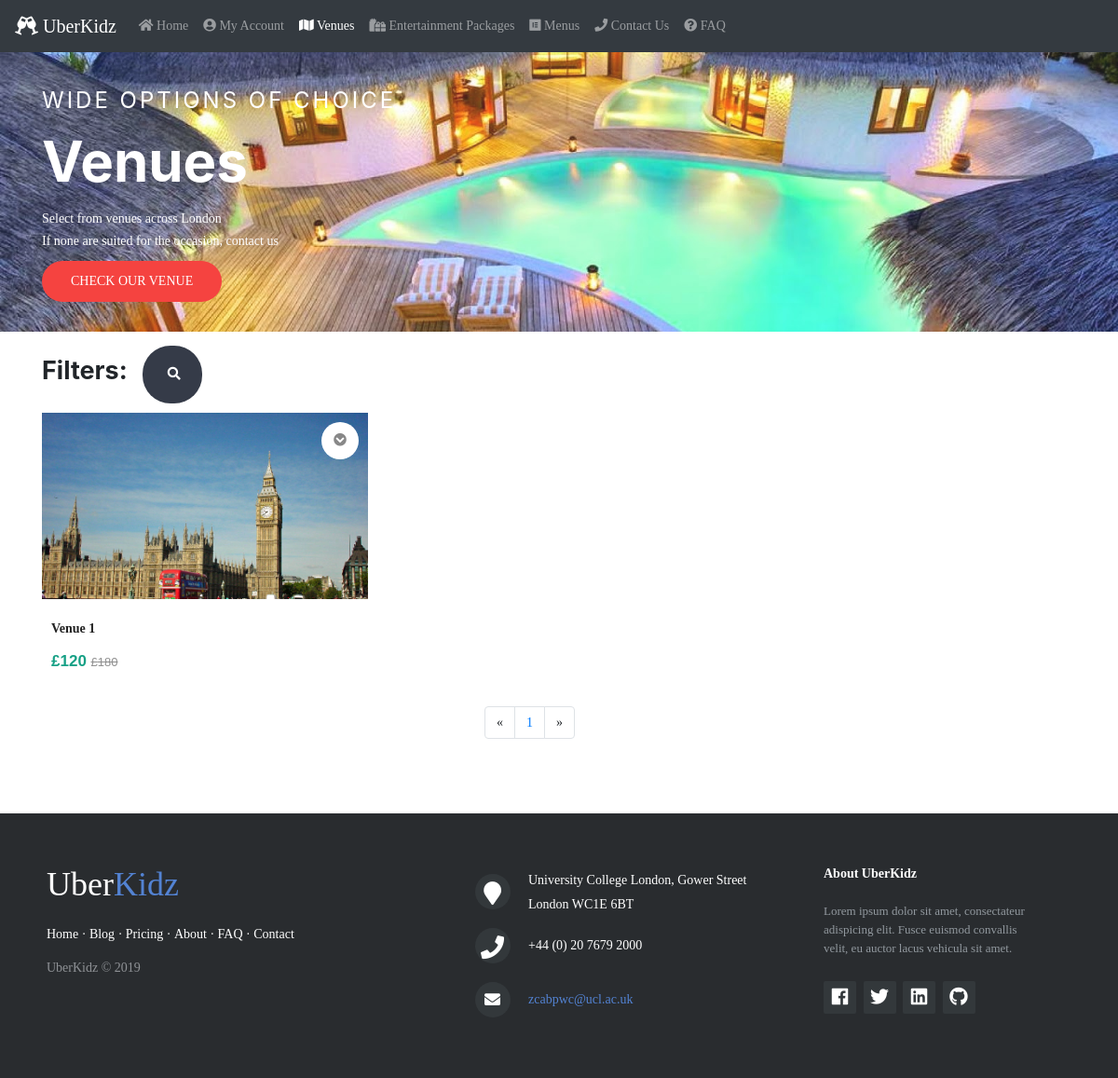
Before: /venues.php with the older database file.
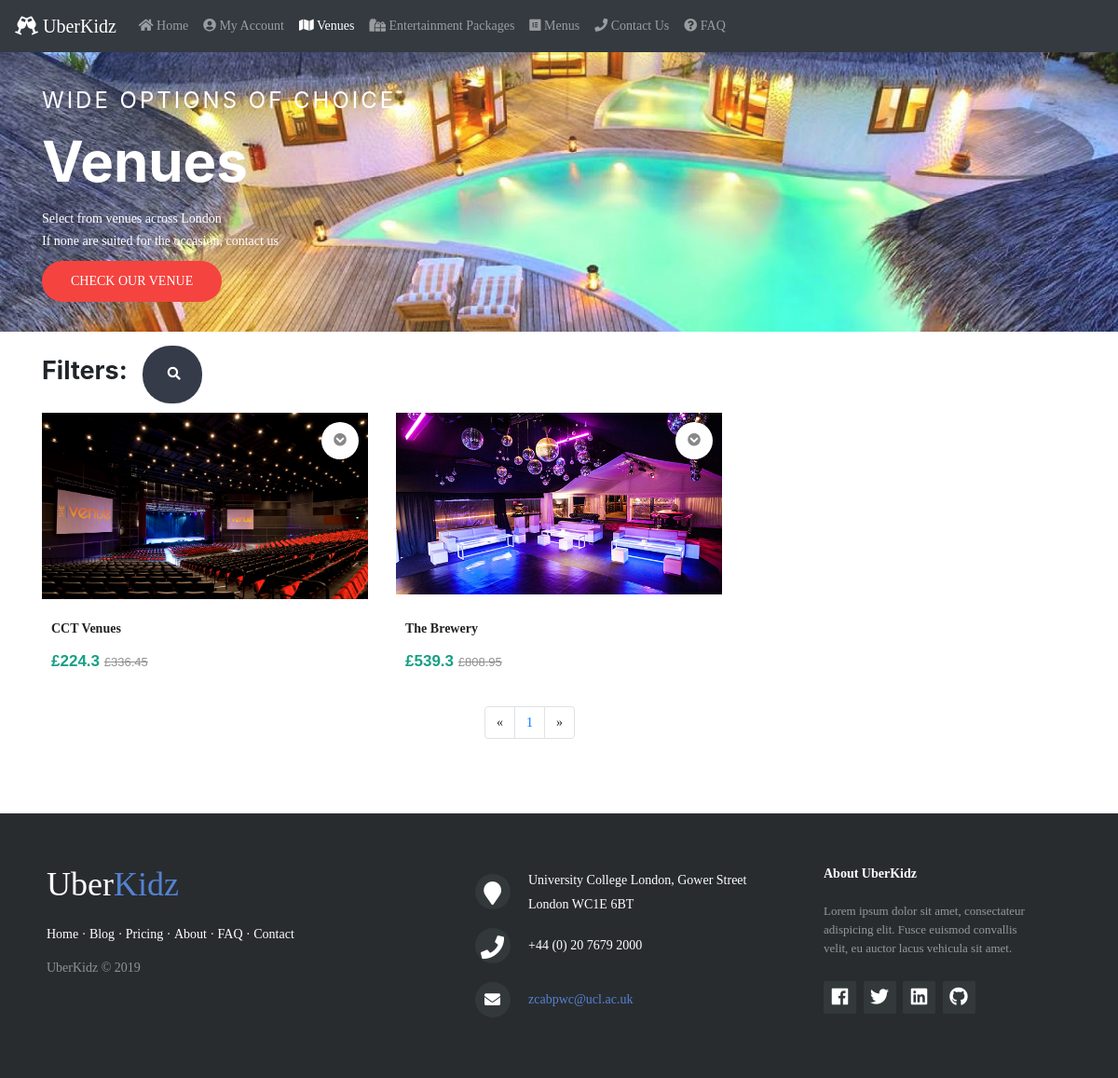
After: the same page with the newer database file.
### tables this page shows
CREATE TABLE `venue` (
  `event_ID` int(50) NOT NULL,
  `address_line1` varchar(100) NOT NULL,
  `address_line2` varchar(100) NOT NULL,
  `post_code` varchar(10) NOT NULL,
  `capacity` int(11) NOT NULL,
  `region` varchar(100) NOT NULL
);

CREATE TABLE `event` (
  `event_ID` int(50) NOT NULL,
  `provider_ID` int(50) NOT NULL,
  `event_type` varchar(50) NOT NULL,
  `name` varchar(100) NOT NULL,
  `price` float NOT NULL,
  `description` varchar(200) NOT NULL,
  `created` datetime NOT NULL,
  `eventimage1` text NOT NULL,
  `eventimage2` text NOT NULL,
  `eventimage3` text NOT NULL
);

### assets/controllers/venues.php (called while the page is built, shortened)
<?php
include_once $_SERVER['DOCUMENT_ROOT'] . '/assets/model/event.php';
include_once $_SERVER['DOCUMENT_ROOT'] . '/assets/controllers/eventUtilFunc.php';
$event = new event();
$min = round($event->min_price('venue') - 1, 0, PHP_ROUND_HALF_UP);
$max = round($event->max_price('venue') + 1, 0, PHP_ROUND_HALF_DOWN);
if (!isset($_GET['criteria'])) {
    $venues = $event->read_venues($from_record_num, $records_per_page);
    $row_count_venues = $event->row_count_venue();
}

### assets/model/dbController.php (called while the page is built, shortened)
<?php
class dbController
{
    private $host;
    private $user;
    private $password;
    private $database;
    private $conn;
    function __construct()
    {
        $config = parse_ini_file($_SERVER['DOCUMENT_ROOT'] . '/config.ini');
        $this->host = $config['host'];
        $this->user = $config['username'];
        $this->password = $config['password'];
        $this->database = $config['dbName'];
        $this->conn = $this->connectDB();
    }
    function connectDB()
    {
        $conn = mysqli_connect($this->host, $this->user, $this->password, $this->database);
        return $conn;
    }
    function db_query($query, $param_type, $param_value_array)
    {
        $sql = $this->conn->prepare($query);
        $this->bindQueryParams($sql, $param_type, $param_value_array);
        $sql->execute();
        $result = $sql->get_result();
        if ($result->num_rows > 0) {
            while ($row = $result->fetch_assoc()) {
                $resultset[] = $row;
            }
        }
        if (!empty($resultset)) {
            return $resultset;
        }
        return array();
    }
    function bindQueryParams($sql, $param_type, $param_value_array)
    {
        $param_value_reference[] = &$param_type;
        for ($i = 0; $i < count($param_value_array); $i++) {
            $param_value_reference[] = &$param_value_array[$i];
        }
        call_user_func_array(array(
            $sql,
            'bind_param'
        ), $param_value_reference);
    }
}

### assets/model/event.php (called while the page is built, shortened)
<?php
require_once "dbController.php";
class event
{
    function read_venues($from_record_num, $records_per_page)
    {
        $db_handle = new dbController();
        $sql = "
        SELECT event.event_ID, event.name, event.description, event.price, event.eventimage1, event.eventimage2, address_line1, address_line2, post_code, capacity, region
        from event, venue
        WHERE event.event_ID = venue.event_ID
        AND event.event_type = 'venue'
        ORDER BY event.created
        LIMIT ?, ?
      ";
        return $db_handle->db_query($sql, 'ii', array($from_record_num, $records_per_page));
    }
    function row_count_venue()
    {
        $db_handle = new dbController();
        $sql = "
        SELECT COUNT(*) as rowCount
        from event, venue
        WHERE event.event_ID = venue.event_ID
        AND event.event_type = ?
    ";
        return $db_handle->db_query($sql, 's', array('venue'))[0]['rowCount'];
    }
    public function min_price($productType)
    {
        $db_handle = new dbController();
        $sql = "SELECT min(price) as minPrice FROM event WHERE event_type = ?";
        return floatval($db_handle->db_query($sql, 's', array($productType))[0]['minPrice']);
    }
    public function max_price($productType)
    {
        $db_handle = new dbController();
        $sql = "SELECT max(price) as maxPrice FROM event WHERE event_type = ?";
        return floatval($db_handle->db_query($sql, 's', array($productType))[0]['maxPrice']);
    }
}

### assets/controllers/eventUtilFunc.php (called while the page is built)
<?php
$page = isset($_GET['page']) ? $_GET['page'] : 1;
$records_per_page = 6;
$from_record_num = ($records_per_page * $page) - $records_per_page;

### venues.php (the view, shortened to what the changed rows need)
<?php include("./assets/controllers/venues.php") ?>
<!doctype html>
<html>
<head>
    <?php include("includes/headTags.php"); ?>
    <link rel="stylesheet" href="assets/css/venues.css" type="text/css">
    <link rel="stylesheet" href="assets/css/util.css" type="text/css">
    <link rel="stylesheet"
          href="https://cdnjs.cloudflare.com/ajax/libs/ion-rangeslider/2.3.0/css/ion.rangeSlider.min.css"/>
</head>
<body>
<br>
<section class="banner-area relative" id="home">
    <div class="container">
        <div class="row d-flex align-items-center justify-content-start banner-text">
            <div class="banner-content col-lg-8 col-md-12">
                <h1>
                    Venues
                </h1>
            </div>
        </div>
    </div>
</section>
<div class="container product" id="product-display">
    <div class="row">
        <?php for ($i = 0; $i < min($records_per_page, $row_count_venues - $records_per_page * ($page - 1)); $i++) { ?>
            <div class="col-md-4 col-sm-6">
                <form class="product-grid">
                    <div class="product-image">
                        <a href="eventDetail.php?id=<?= $venues[$i]['event_ID'] ?>&from=venues">
                            <img class="pic-1"
                                 src="./assets/uploads/venue/<?= $venues[$i]['eventimage1'] ?>"
                                 alt="Preview Image 1">
                        </a>
                        <ul class="function">
                            <li><a href="" data-tip="Details" class="detail"><i class="fas fa-chevron-circle-down"></i></a>
                            </li>
                        </ul>
                    </div>
                    <div class="product-content">
                        <h3 class="title">
                            <a href="eventDetail.php?id=<?= $venues[$i]['event_ID'] ?>&from=venues"><?= $venues[$i]['name'] ?></a>
                        </h3>
                        <div class="price">
                            &#163;<?= $venues[$i]['price'] ?>
                            <span>&#163;<?= (round((float)$venues[$i]['price'] * 1.5, 2)) ?></span>
                        </div>
                    </div>
                </form>
            </div>
        <?php } ?>
    </div>
    <div class="row justify-content-center">
        <div class="col-md-6">
            <nav aria-label="Page navigation example">
                <ul class="pagination">
                    <?php for ($i = 1; $i <= ceil($row_count_venues / $records_per_page); $i++) { ?>
                        <li class="page-item"><a class="page-link" href="venues.php?page=<?= $i ?>"><?= $i ?></a>
                        </li>
                    <?php } ?>
                </ul>
            </nav>
        </div>
    </div>
</div>
</body>
</html>

Changed rows visible on the page:
removed venue: event_ID.eventimage1 (picture), event_ID.name "Venue 1", event_ID.price "120", (float)$venues[$i]['price']*1.5 "180"
added venue: event_ID.eventimage1 (picture), event_ID.name "CCT Venues", event_ID.price "224.3", (float)$venues[$i]['price']*1.5 "336.45"
added venue: event_ID.eventimage1 (picture), event_ID.name "The Brewery", event_ID.price "539.3", (float)$venues[$i]['price']*1.5 "808.95"
